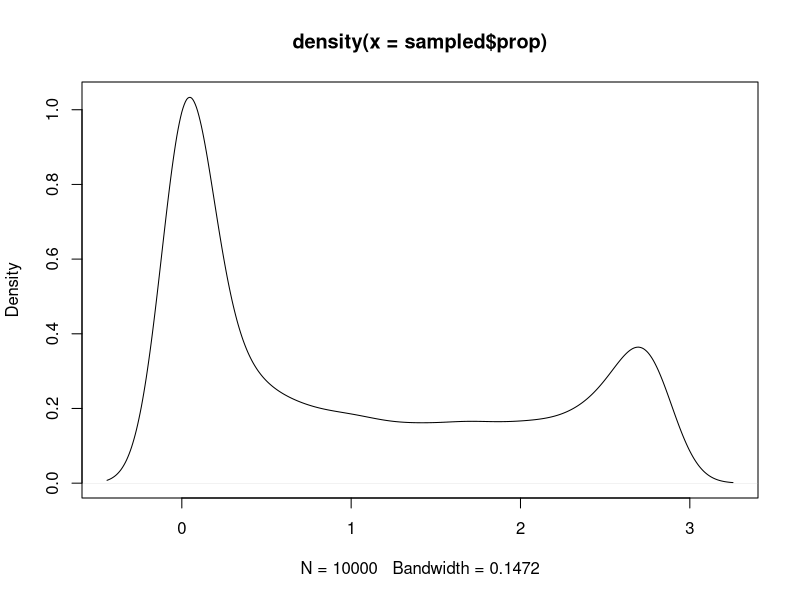
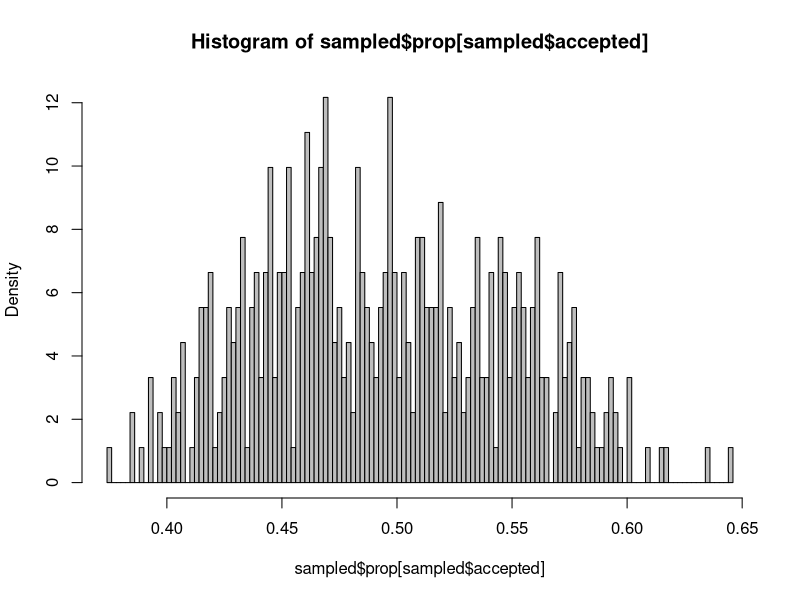

Here is the R script that generated these plots, in order: (Note: this script raises an error after producing the figures.)
library(data.table)

## prior: Beta
k <- 10000
alpha <- 2
beta <- 6
pi <- 0.5
n <- 100
sampled <- data.table(prop = dbeta(runif(k), alpha, beta))
sampled$dens <- dbinom(round(sampled$prop*n), size = n, prob = pi)
maxDens <- max(sampled$dens)
sampled$accepted <- ifelse(rbeta(k,alpha,beta) < sampled$dens/maxDens, TRUE, FALSE)
plot(density(sampled$prop))
hist(sampled$prop[sampled$accepted], freq = FALSE, col = "grey", breaks = 100)
temp <- rbeta(k, alpha + round(sampled$prop*n), beta + n - round(sampled$prop*n))
lines(density(temp), col = "red")
